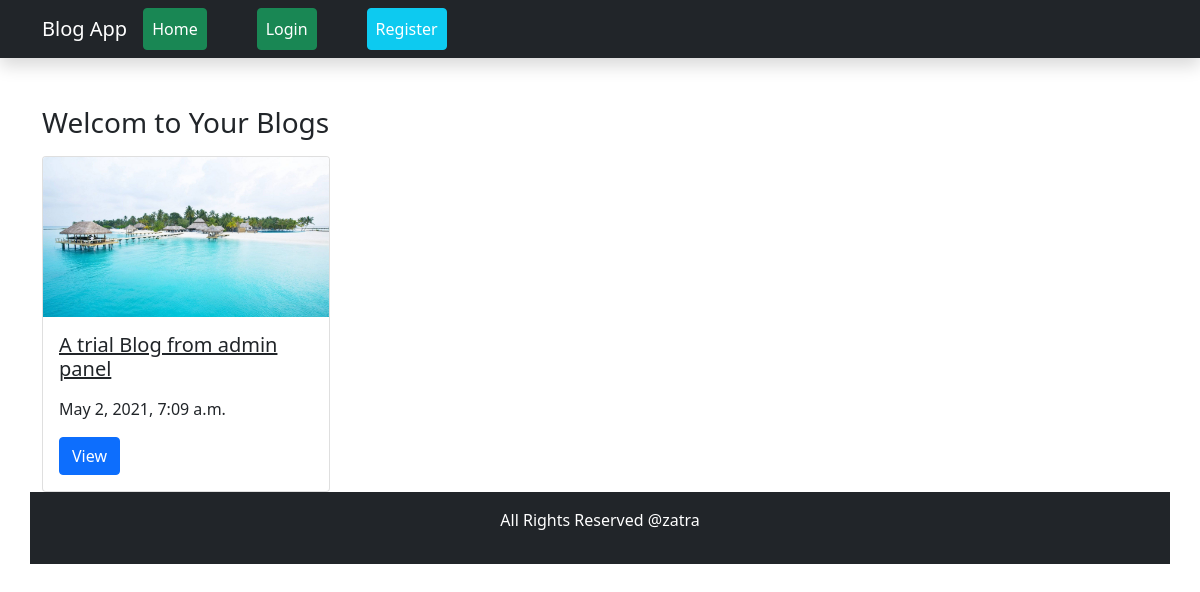
Before: / with the older database file.
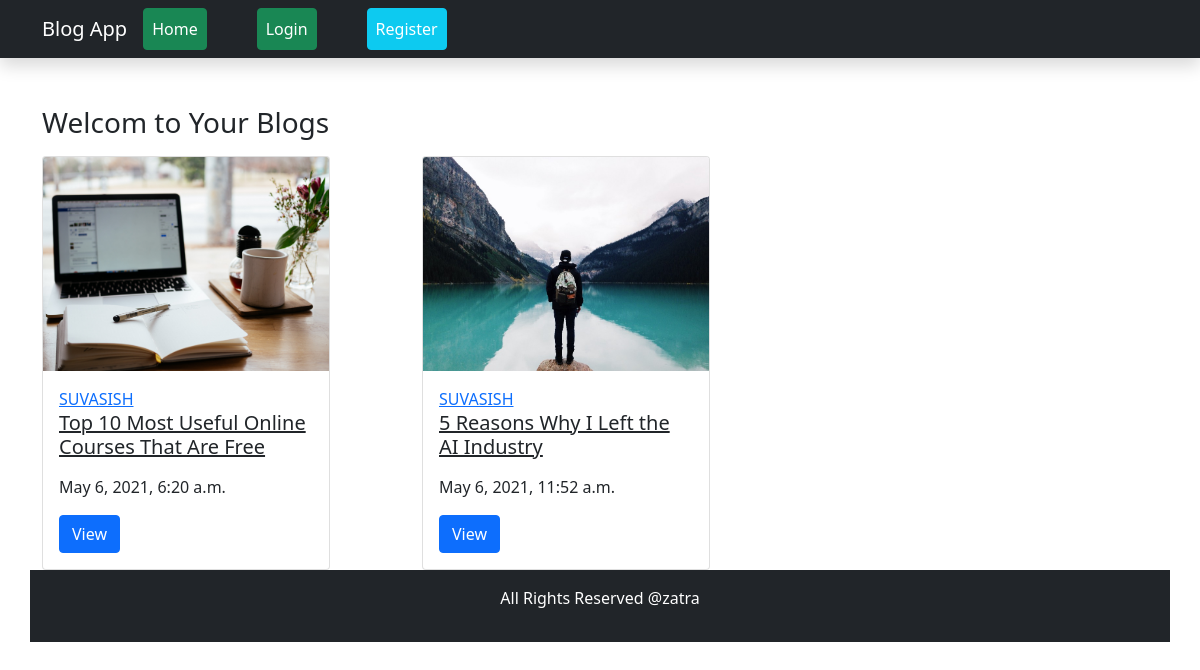
After: the same page with the newer database file.
### blogs/models.py (models this page shows, shortened)
class BlogModel(models.Model):
    title=models.CharField(max_length=1000)
    content=FroalaField()
    slug=models.SlugField(max_length=1000, null=True, blank=True)
    user=models.ForeignKey(User, blank=True, null=True, on_delete=models.CASCADE)
    image=models.ImageField(upload_to='blog')
    created_at=models.DateTimeField(auto_now_add=True)
    updated_at=models.DateTimeField(auto_now=True)

### blogs/views.py (the view)
# urls.py: 2. Add a URL to urlpatterns:  path('', views.home, name='home')
def home(request):
    context = {'blogs': BlogModel.objects.all()}
    return render(request, 'home.html', context)

### blogs/templates/home.html (shortened to what this page needs)
{% extends "base.html" %}
{% block content %}
<div class="container mt-5 mb-5">
    <h3 class="mb-3">Welcom to Your Blogs</h3>
    <div class="row">
      {% for blog in blogs %}
        <div class="col-lg-4">
          <div class="card" style="width: 18rem;">
            <a href="{% url 'blog_detail' blog.slug %}">
            <img src="/media/{{blog.image}}" class="card-img-top"  alt="..."></a>
            <div class="card-body"><a class="text-uppercase text-sm letter-spacing-2" href="#">{{blog.user.username}} </a>
              <h5 class="card-title"><a class="text-dark" href="{% url 'blog_detail' blog.slug %}">
                {{blog.title}} </a></h5>
              <p class="text-gray-500 text-sm my-3">
                {{ blog.created_at }}</p>
              <a class="btn btn-primary" href="{% url 'blog_detail' blog.slug %}">View</a>
            </div>
          </div>
        </div>
      {% endfor %}
{% endblock %}

### blogs/templates/base.html (shortened to what this page needs)
<!doctype html>
<html lang="en">
  <head>
    <link href="https://cdn.jsdelivr.net/npm/bootstrap@5.0.0-beta3/dist/css/bootstrap.min.css" rel="stylesheet">
  </head>
  <body>
    <nav class="navbar navbar-expand-lg navbar-light bg-dark shadow">
          <div class="container">
            <a class="navbar-brand text-white"  href="#">Blog App</a>
            <div class="collapse navbar-collapse" id="navbarNav">
              <ul class="navbar-nav">
                <li class="nav-item">
                  <a class="nav-link btn btn-success text-white" aria-current="page" href="/">
                      Home </a>
                </li>
                <li class="nav-item active" Style="margin-left:50px">
                  <a class="nav-link btn btn-success text-white" href="{% url 'login' %}">
                      Login</a>
                </li>
                <li class="nav-item active " Style="margin-left:50px">
                  <a class="nav-link text-white btn btn-info" href="{% url 'register' %}">
                      Register</a>
                </li>
              </ul>
            </div>
          </div>
    </nav>
    {% block content %}
    {% endblock%}
    <footer class="bg-dark p-3">
        <p class="text-center text-white">All Rights Reserved @zatra</p>
    </footer>
  </body>
</html>

Changed rows visible on the page:
removed BlogModel: image (picture), title "A trial Blog from admin panel", created_at "May 2, 2021, 7:09 a.m."
added BlogModel: image (picture), user.username "SUVASISH", title "Top 10 Most Useful Online Courses That Are Free", created_at "May 6, 2021, 6:20 a.m."
added BlogModel: image (picture), user.username "SUVASISH", title "5 Reasons Why I Left the AI Industry", created_at "May 6, 2021, 11:52 a.m."
